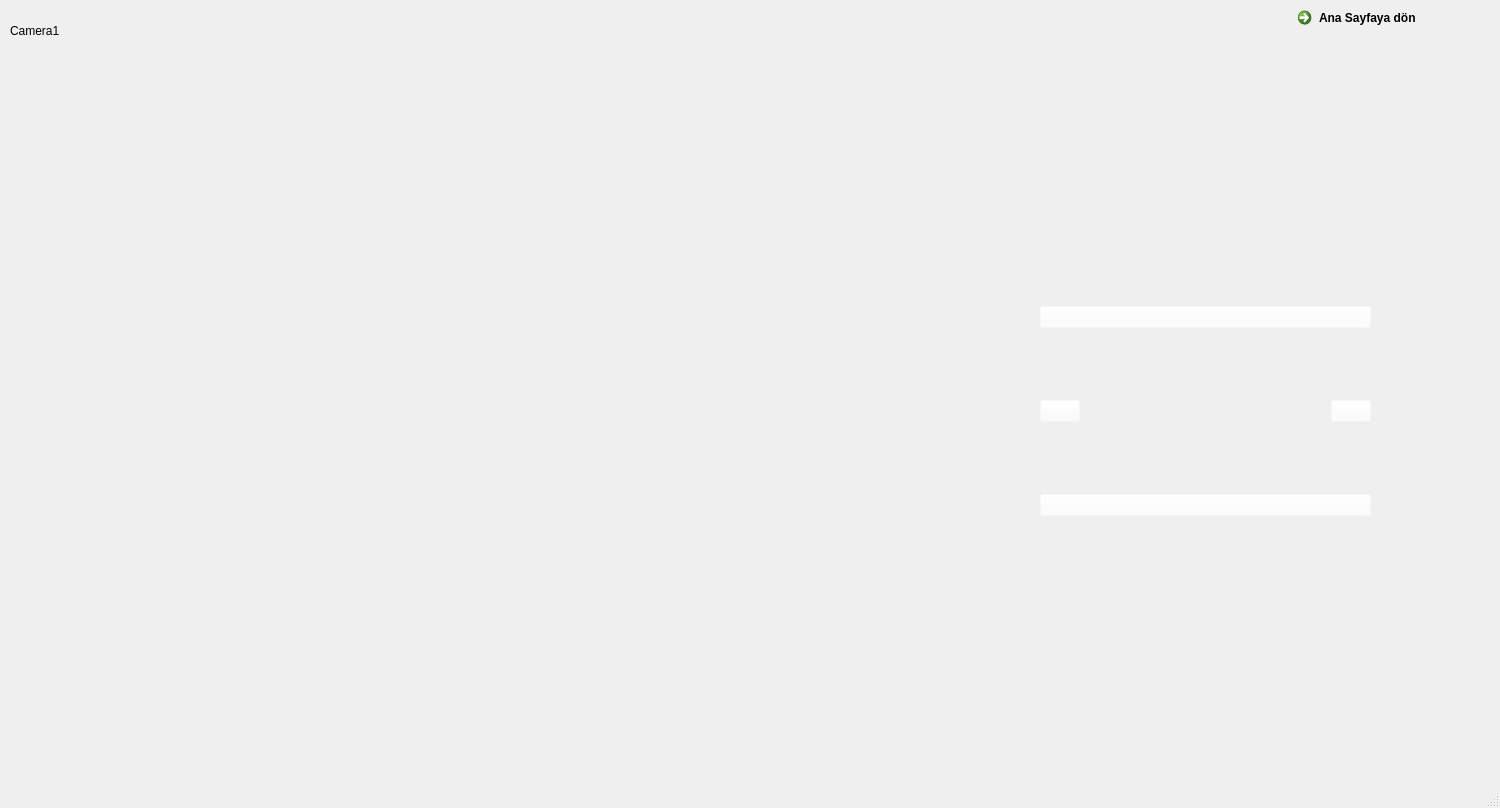
<?xml version="1.0" encoding="UTF-8"?>
<ui version="4.0">
 <class>MainWindow</class>
 <widget class="QMainWindow" name="MainWindow">
  <property name="geometry">
   <rect>
    <x>0</x>
    <y>0</y>
    <width>1500</width>
    <height>808</height>
   </rect>
  </property>
  <property name="windowTitle">
   <string>Camera1</string>
  </property>
  <property name="windowIcon">
   <iconset resource="icons.qrc">
    <normaloff>:/icons/icons/rake.jpg</normaloff>:/icons/icons/rake.jpg</iconset>
  </property>
  <widget class="QWidget" name="centralwidget">
   <widget class="QLabel" name="label">
    <property name="geometry">
     <rect>
      <x>10</x>
      <y>0</y>
      <width>431</width>
      <height>61</height>
     </rect>
    </property>
    <property name="styleSheet">
     <string notr="true">font: 36pt &quot;Calibri&quot;;
</string>
    </property>
    <property name="text">
     <string>Camera1</string>
    </property>
   </widget>
   <widget class="QLabel" name="label_2">
    <property name="geometry">
     <rect>
      <x>90</x>
      <y>140</y>
      <width>981</width>
      <height>541</height>
     </rect>
    </property>
    <property name="text">
     <string/>
    </property>
    <property name="pixmap">
     <pixmap resource="photos.qrc">:/photos/others/walle_3.jpg</pixmap>
    </property>
   </widget>
   <widget class="QWidget" name="verticalLayoutWidget">
    <property name="geometry">
     <rect>
      <x>1040</x>
      <y>240</y>
      <width>331</width>
      <height>345</height>
     </rect>
    </property>
    <layout class="QVBoxLayout" name="verticalLayout">
     <item>
      <widget class="QPushButton" name="pushButton_3">
       <property name="styleSheet">
        <string notr="true">background-color: rgb(255, 255, 255,0);</string>
       </property>
       <property name="text">
        <string/>
       </property>
       <property name="icon">
        <iconset resource="icons.qrc">
         <normaloff>:/icons/icons/png-transparent-computer-icons-symbol-plus-icon-miscellaneous-plus-cross-thumbnail.png</normaloff>:/icons/icons/png-transparent-computer-icons-symbol-plus-icon-miscellaneous-plus-cross-thumbnail.png</iconset>
       </property>
       <property name="iconSize">
        <size>
         <width>80</width>
         <height>80</height>
        </size>
       </property>
       <property name="checkable">
        <bool>true</bool>
       </property>
      </widget>
     </item>
     <item>
      <layout class="QHBoxLayout" name="horizontalLayout">
       <item alignment="Qt::AlignLeft">
        <widget class="QPushButton" name="pushButton">
         <property name="styleSheet">
          <string notr="true">background-color: rgb(255, 255, 255,0);</string>
         </property>
         <property name="text">
          <string/>
         </property>
         <property name="icon">
          <iconset resource="icons.qrc">
           <normaloff>:/icons/icons/left.png</normaloff>:/icons/icons/left.png</iconset>
         </property>
         <property name="iconSize">
          <size>
           <width>120</width>
           <height>120</height>
          </size>
         </property>
         <property name="checkable">
          <bool>true</bool>
         </property>
        </widget>
       </item>
       <item alignment="Qt::AlignRight">
        <widget class="QPushButton" name="pushButton_2">
         <property name="styleSheet">
          <string notr="true">background-color: rgb(255, 255, 255,0);</string>
         </property>
         <property name="text">
          <string/>
         </property>
         <property name="icon">
          <iconset resource="icons.qrc">
           <normaloff>:/icons/icons/right.png</normaloff>:/icons/icons/right.png</iconset>
         </property>
         <property name="iconSize">
          <size>
           <width>120</width>
           <height>120</height>
          </size>
         </property>
         <property name="checkable">
          <bool>true</bool>
         </property>
        </widget>
       </item>
      </layout>
     </item>
     <item>
      <widget class="QPushButton" name="pushButton_4">
       <property name="styleSheet">
        <string notr="true">background-color: rgb(255, 255, 255,0);</string>
       </property>
       <property name="text">
        <string/>
       </property>
       <property name="icon">
        <iconset resource="icons.qrc">
         <normaloff>:/icons/icons/png-transparent-black-line-illustration-plus-and-minus-signs-computer-icons-plus-minus-sign-meno-symbol-minus.png</normaloff>:/icons/icons/png-transparent-black-line-illustration-plus-and-minus-signs-computer-icons-plus-minus-sign-meno-symbol-minus.png</iconset>
       </property>
       <property name="iconSize">
        <size>
         <width>100</width>
         <height>100</height>
        </size>
       </property>
       <property name="checkable">
        <bool>true</bool>
       </property>
      </widget>
     </item>
    </layout>
   </widget>
   <widget class="QCommandLinkButton" name="commandLinkButton">
    <property name="geometry">
     <rect>
      <x>1290</x>
      <y>0</y>
      <width>222</width>
      <height>48</height>
     </rect>
    </property>
    <property name="text">
     <string>Ana Sayfaya dön</string>
    </property>
   </widget>
  </widget>
  <widget class="QMenuBar" name="menubar">
   <property name="geometry">
    <rect>
     <x>0</x>
     <y>0</y>
     <width>1500</width>
     <height>26</height>
    </rect>
   </property>
  </widget>
  <widget class="QStatusBar" name="statusbar"/>
 </widget>
 <resources>
  <include location="icons.qrc"/>
  <include location="photos.qrc"/>
 </resources>
 <connections/>
</ui>
